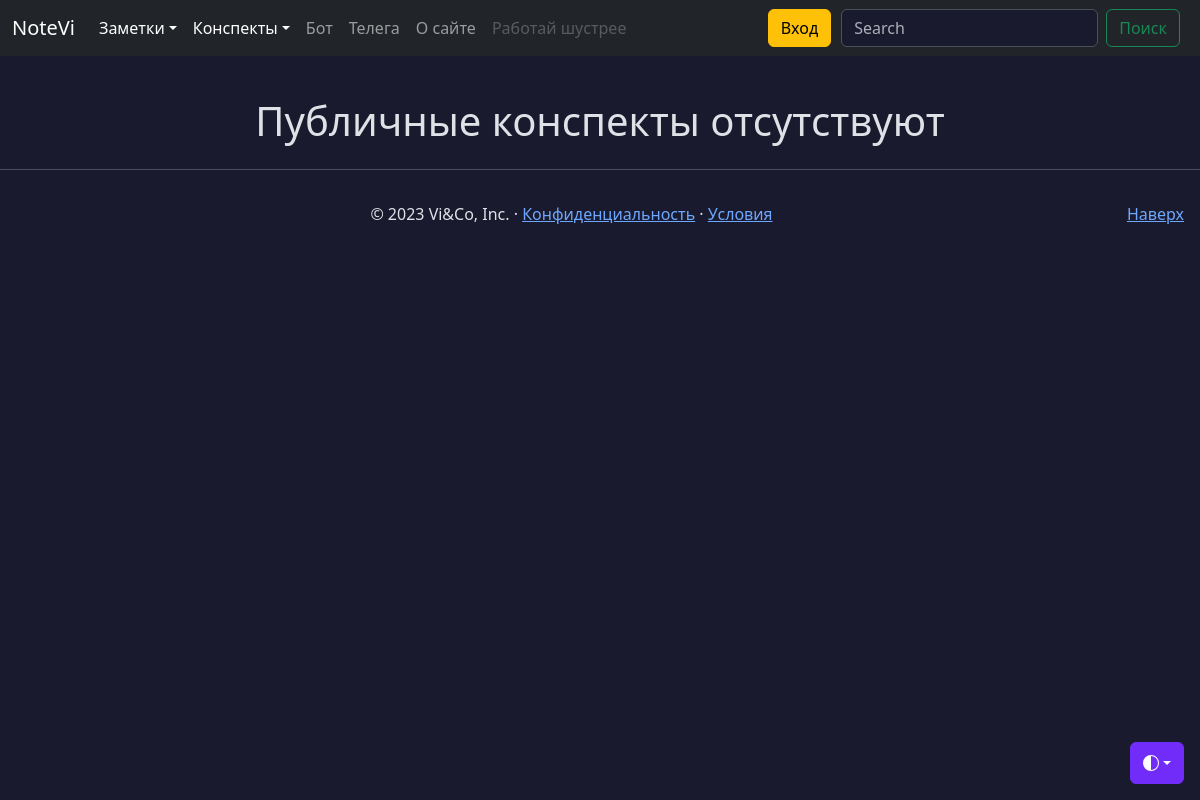
Before: /conspects/public with the older database file.
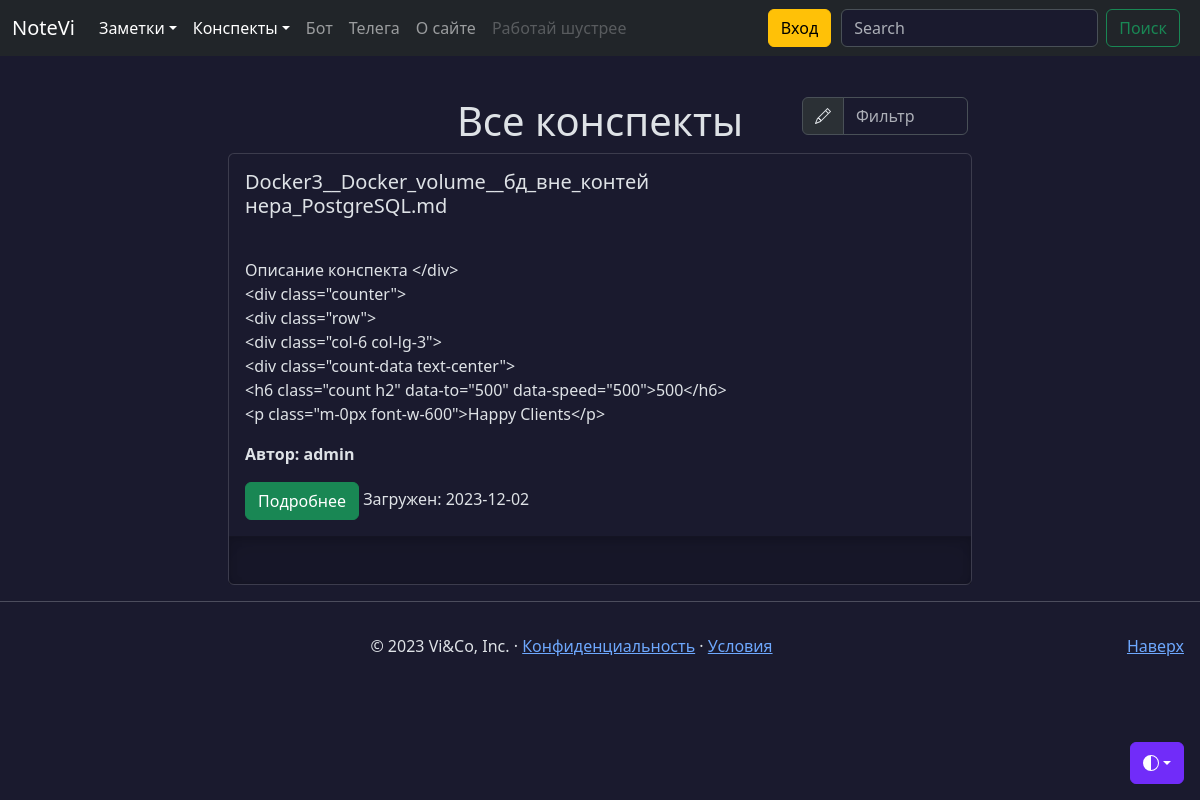
After: the same page with the newer database file.
### models.py (models this page shows, shortened)
class Conspect(db.Model):
    id = db.Column(db.Integer, primary_key=True)
    name = db.Column(db.String(100), nullable=False, default='Not_name')
    files = db.relationship('File',
                            secondary='conspect_file',
                            lazy='subquery',
                            backref=db.backref('conspects',
                                               lazy=True))
    add_date = db.Column(db.Date(), default=datetime.utcnow)
    public = db.Column(db.String(8), default=None)
    user_id = db.Column(db.Integer, db.ForeignKey('user.id'))
    intro = db.Column(db.String(200), nullable=False, default=' ')
    favorites = db.relationship('User',
                                secondary='favorites_conspect',
                                backref=db.backref('favorite_conspects',
                                                   lazy=True),
                                lazy='subquery')
    images = db.relationship('File',
                             secondary='conspect_image',
                             lazy='subquery',
                             backref=db.backref('img_conspects',
                                                lazy=True))
    @classmethod
    def get_public_conspects(cls):
        return (cls.query.filter_by(public='on')
                         .order_by(cls.id.desc())
                         .all())

class User(db.Model):
    id = db.Column(db.Integer, primary_key=True)
    username = db.Column(
        db.String(64), index=True, unique=True, nullable=False
    )
    email = db.Column(db.String(120), index=True, unique=True, nullable=False)
    password_hash = db.Column(db.String(255), nullable=False)
    notes = db.relationship('Note',
                            backref='author',
                            lazy='dynamic',
                            cascade='all, delete')
    created_on = db.Column(db.DateTime(), default=datetime.utcnow)
    updated_on = db.Column(
        db.DateTime, default=datetime.utcnow, onupdate=datetime.utcnow
    )
    conspects = db.relationship('Conspect',
                                backref='author',
                                lazy='dynamic',
                                cascade='all, delete'
                                )
    name = db.Column(db.String(100), default='--')
    surname = db.Column(db.String(100), default='--')
    birth_date = db.Column(db.Date, default='--')
    phone = db.Column(db.String(100), default='--')
    city = db.Column(db.String(200), default='--')
    profession = db.Column(db.String(100), default='--')
    site = db.Column(db.String(100), default='--')
    github = db.Column(db.String(100), default='--')

### views/conspects.py (the view)
@app.route('/conspects/public')
def public_conspects():
    conspects = Conspect.get_public_conspects()
    return render_template('conspects.html', conspects=conspects)

### templates/conspects.html (shortened to what this page needs)
{% extends 'base.html' %}
{% block content %}
{% if request.endpoint == 'public_conspects' or current_user.is_authenticated %}
<div class="container mt-5">
  <div class="row justify-content-md-center">
    {% if conspects|length > 0 %}
    <div class="col-sm-4 col-lg-2">
    </div>
    <div class="col-sm-4 align-self-center">
      {% if request.endpoint == 'user_conspects' %}
        <h1 style="text-align: center;">Конспекты пользователя {{ user.username }}</h1>
      {% else %}
        <h1 style="text-align: center;">Все конспекты</h1>
      {% endif %}
    {% else %}
      {% if request.endpoint == 'public_conspects' %}
        <h1 style="text-align: center;">Публичные конспекты отсутствуют</h1>
      {% elif request.endpoint == 'favorite_conspects' %}
        <h1 style="text-align: center;">У вас нет избранных конспектов</h1>
      {% elif request.endpoint == 'user_conspects' %}
        <h1 style="text-align: center;">Пользователь не создал ни одного конспекта</h1>
      {% else %}
        <h1 style="text-align: center;">Вы пока не написали ни одного конспекта</h1>
      {% endif %}
    {% endif %}
    </div>
    {% if conspects|length > 0 %}
      <div class="col-sm-4 col-lg-2 mb-2">
        <div class="input-group">
          <span class="input-group-text" id="basic-addon1">
          </span>
          <input type="text" class="form-control" placeholder="Фильтр" aria-label="Фильтр" aria-describedby="basic-addon1" id="filterInput">
        </div>
      </div>
    </div>
    {% endif %}
    {% if conspects|length > 0 %}
      {% for conspect in conspects %}
        <div class="card container col-lg-8 p-0">
          <div class="card-body container">
            <h5 class="card-title col-7">{{ conspect.name }}</h5>
          </div>
          <div class="card-body container">
            {% if conspect.intro|length > 3 %}
            <p class="card-text">{{ conspect.intro }}</p>
            {% endif %}
            <p class="card-author"><b>Автор: {{ conspect.author.username }}</b></p>
            <a href="{{ url_for('conspect', id=conspect.id) }}" class="btn btn-success" data-toggle="button" aria-pressed="false" autocomplete="off">
                Подробнее
            </a>
            <note class="date col">Загружен: {{ conspect.add_date }}</note>
          </div>
          <div class="b-example-divider" style="width: 100%;"></div>
        </div>
      {% endfor %}
    {% endif %}
  </div>
  {% else %}
  <div class="container mt-5">
    <h1 style="text-align: center;">Войдите или зарегистрируйтесь</h1>
  </div>
  {% endif %}
{% endblock %}

### templates/base.html (shortened to what this page needs)
<!DOCTYPE html>
<html lang="ru" data-bs-theme="dark">
<head>
    <link rel="stylesheet" href="https://cdn.jsdelivr.net/npm/@docsearch/css@3">
    <link rel="stylesheet" href="{{ url_for('static', filename='css/main.css')}}" rel="stylesheet">
    <link rel="stylesheet" href="{{ url_for('static', filename='css/drop-menu.css')}}" rel="stylesheet">
    <link href="{{ url_for('static', filename='css/base.css')}}" rel="stylesheet">
</head>
<body>
    {% include 'includes/dropdown_light.html' %}
    {% include 'includes/header.html' %}
    <div class="wrapper">
      <main class="main">
        {% block content %} {% endblock %}
      </main>
    </div>
    {% include 'includes/footer.html' %}
</body>
</html>

### templates/includes/dropdown_light.html (shortened to what this page needs)
<div class="dropdown position-fixed bottom-0 end-0 mb-3 me-3 bd-mode-toggle">
  <button class="btn btn-bd-primary py-2 dropdown-toggle d-flex align-items-center"
          id="bd-theme"
          type="button"
          aria-expanded="false"
          data-bs-toggle="dropdown"
          aria-label="Toggle theme (auto)">
    <svg class="bi my-1 theme-icon-active" width="1em" height="1em"><use href="#circle-half"></use></svg>
  </button>
</div>

### templates/includes/header.html (shortened to what this page needs)
<header data-bs-theme="dark" class="border-bottom">
  <nav class="navbar navbar-expand-md navbar-dark fixed-top bg-dark">
    <div class="container-fluid">
      <a class="navbar-brand" href="{{ url_for('index') }}">NoteVi</a>
      <div class="collapse navbar-collapse" id="navbarCollapse">
        <ul class="navbar-nav me-auto mb-2 mb-md-0">
          {% if current_user.is_authenticated %}
          <li class="nav-item dropdown">
            <a class="nav-link active dropdown-toggle show" id="dropdownMenuButton5" data-bs-toggle="dropdown" aria-haspopup="true" aria-expanded="true" aria-current="page">Заметки</a>
              <div class="dropdown-menu dropdown-menu-end" aria-labelledby="dropdownMenuButton5" data-popper-placement="bottom-end">
                <a class="dropdown-item" href="{{ url_for('notes') }}">Все заметки</a>
                <a class="dropdown-item" href="{{ url_for('favorites') }}">Избранные</a>
                <a class="dropdown-item" href="{{ url_for('public') }}">Лента заметок</a>
              </div>
          </li>
          <li class="nav-item dropdown">
            <a class="nav-link active dropdown-toggle show" id="dropdownMenuButton5" data-bs-toggle="dropdown" aria-haspopup="true" aria-expanded="true" aria-current="page">Конспекты</a>
              <div class="dropdown-menu dropdown-menu-end" aria-labelledby="dropdownMenuButton5" data-popper-placement="bottom-end">
                <a class="dropdown-item" href="{{ url_for('upload_conspects') }}">Загрузить конспект</a>
                <hr class="dropdown-divider">
                <a class="dropdown-item" href="{{ url_for('conspects') }}">Все конспекты</a>
                <a class="dropdown-item" href="{{ url_for('favorite_conspects') }}">Избранные</a>
                <a class="dropdown-item" href="{{ url_for('public_conspects') }}">Лента конспектов</a>
              </div>
          </li>
          {% else %}
            <div class="dropdown">
              <a class="nav-link active dropdown-toggle show" id="dropdownMenuButton5" data-bs-toggle="dropdown" aria-haspopup="true" aria-expanded="true" aria-current="page">Заметки</a>
            </div>
            <div class="dropdown">
              <a class="nav-link active dropdown-toggle show" id="dropdownMenuButton5" data-bs-toggle="dropdown" aria-haspopup="true" aria-expanded="true" aria-current="page">Конспекты</a>
            </div>
          {% endif %}
          <li class="nav-item">
            <a class="nav-link" href="{{ url_for('bot') }}">Бот</a>
          </li>
          <li class="nav-item">
            <a class="nav-link" href="{{ url_for('telegram') }}">Телега</a>
          <li class="nav-item">
          {% if request.endpoint != 'about' %}
            <a class="nav-link" href="{{ url_for('about') }}">О сайте</a>
          </li>
          {% endif %}
          <li class="nav-item">
            <a class="nav-link disabled" aria-disabled="true">Работай шустрее</a>
          </li>
        </ul>
        <ul class="navbar-nav me-0">
          {% if current_user.is_authenticated %}
            <a href="{{ url_for('create_note') }}" class="btn btn-warning mb-2 mb-md-0" style="margin-right: 10px;">Новая заметка</a>
          {% else %}
            <a href="{{ url_for('login') }}" class="btn btn-warning mb-2 mb-md-0" style="margin-right: 10px;">Вход</a>
          {% endif %}
          <form class="d-flex me-2" role="search">
            <input class="form-control me-2" type="search" placeholder="Search" aria-label="Search">
            <button class="btn btn-outline-success" type="submit">Поиск</button>
          </form>
        </ul>
      </div>
    </div>
  </nav>
</header>

### templates/includes/footer.html (shortened to what this page needs)
<hr class="featurette-divider">
<footer class="page-footer">
  <p class="float-end"><a href="#">Наверх</a></p>
  <p>© 2023 Vi&Co, Inc. · <a href="/contact">Конфиденциальность</a> · <a href="{{ url_for('conditions') }}">Условия</a></p>
</footer>

### static/css/drop-menu.css (style rules this page uses)
.dropdown { position: relative; display: inline-block; }

### static/css/base.css (style rules this page uses)
body { padding-top: 3rem; color: rgb(var(--bs-tertiary-color-rgb)); display: flex; flex-direction: column; height: 100%; }
.page-footer { padding: 1rem; text-align: center; }
.main { flex: 1 1 auto; }
.wrapper { min-height: 100%; display: flex; flex-direction: column; }
.b-example-divider { width: 100%; height: 3rem; background-color: rgba(0, 0, 0, .1); border: solid rgba(0, 0, 0, .15); border-width: 1px 0; box-shadow: inset 0 .5em 1.5em rgba(0, 0, 0, .1), inset 0 .125em .5em rgba(0, 0, 0, .15); }
.bi { vertical-align: -.125em; fill: currentColor; }
.btn-bd-primary { --bd-violet-bg: #712cf9; --bd-violet-rgb: 112.520718, 44.062154, 249.437846; --bs-btn-font-weight: 600; --bs-btn-color: var(--bs-white); --bs-btn-bg: var(--bd-violet-bg); --bs-btn-border-color: var(--bd-violet-bg); --bs-btn-hover-color: var(--bs-white); --bs-btn-hover-bg: #6528e0; --bs-btn-hover-border-color: #6528e0; --bs-btn-focus-shadow-rgb: var(--bd-violet-rgb); --bs-btn-active-color: var(--bs-btn-hover-color); --bs-btn-active-bg: #5a23c8; --bs-btn-active-border-color: #5a23c8; }
.bd-mode-toggle { z-index: 1500; }
p { white-space: pre-line; }

Changed rows visible on the page:
added Conspect: name "Docker3__Docker_volume__бд_вне_контейнера_PostgreSQL.md", intro "Описание конспекта </div> <div class=\"counter\"> <div class=\"row\"> <div class=\"col-6 col-lg-3\"> <div class=\"count-data text-center\"> <h6 class=\"count h2\" data-to=\"500\" data-speed=\"500\">500</h6> <p class=\"m-0px font-w-600\">Happy Clients</p>", author.username "admin", add_date "2023-12-02"
Other visible differences:
text no longer shown: "Публичные конспекты отсутствуют"
text now shown: "Все конспекты"
